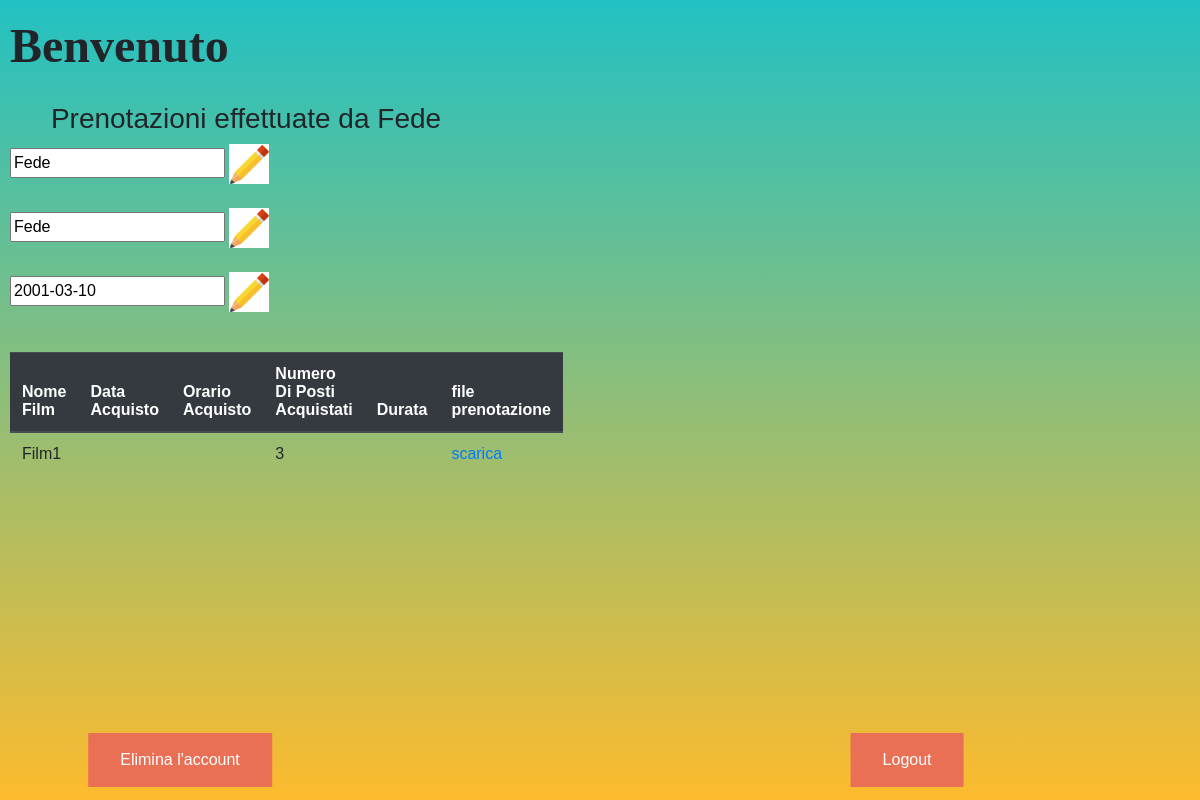
Before: /esPHP/TheCinema/AreaPersonale/areaLogin.php (signed in) with the older database file.
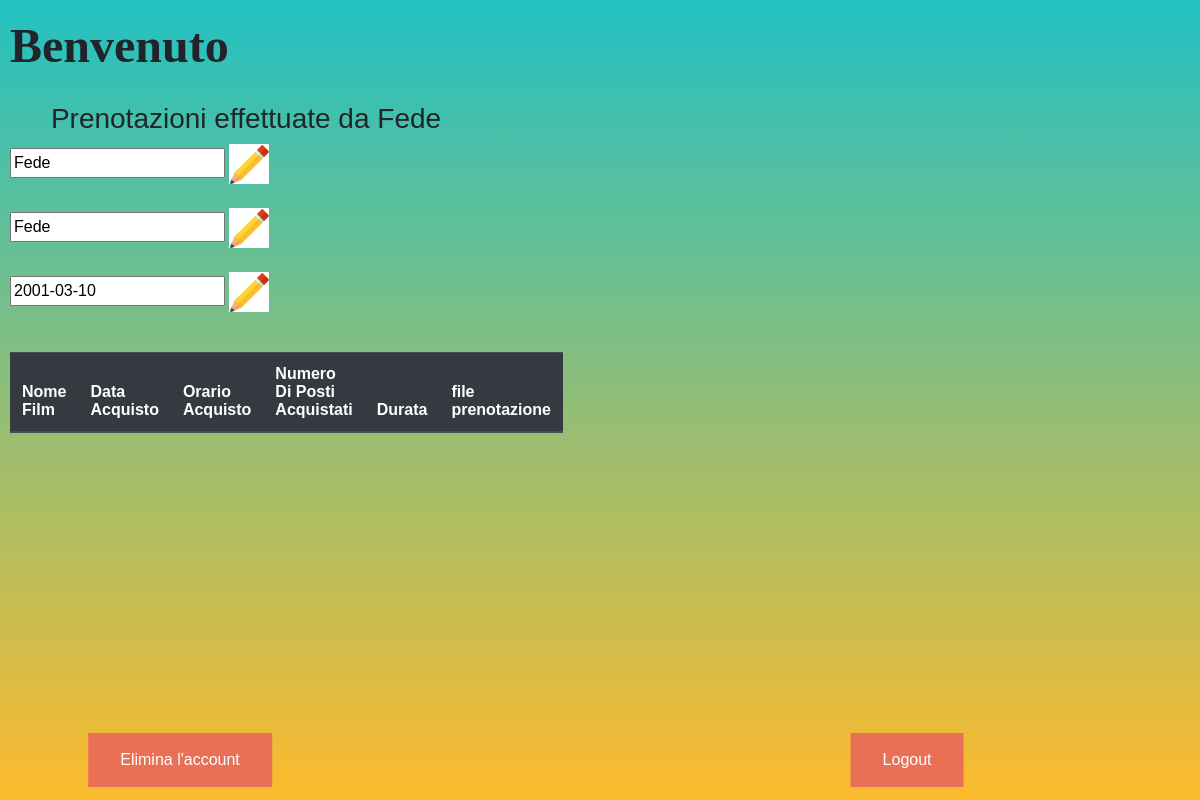
After: the same page with the newer database file.
### tables this page shows
CREATE TABLE `acquistabiglietto` (
  `codTransazione` int(11) NOT NULL,
  `oraAcquisto` time DEFAULT NULL,
  `dataAcquisto` date DEFAULT NULL,
  `idCliente` int(11) DEFAULT NULL,
  `idProiezione` int(11) DEFAULT NULL,
  `id_posto` int(11) DEFAULT NULL,
  `QRCode` varchar(128) DEFAULT NULL,
  `randomString` varchar(128) DEFAULT NULL
);

CREATE TABLE `film` (
  `codiceFilm` int(11) NOT NULL,
  `nome` varchar(32) DEFAULT NULL,
  `dataInizioProiezione` date DEFAULT NULL,
  `dataFineProiezione` date DEFAULT NULL,
  `durata` time DEFAULT NULL,
  `foto` varchar(64) DEFAULT NULL
);

### esPHP/TheCinema/AreaPersonale/areaLogin.php (the view, shortened to what the changed rows need)
<html>
	<head>
		<link rel="stylesheet" href="https://stackpath.bootstrapcdn.com/bootstrap/4.4.1/css/bootstrap.min.css">
	</head>
	<body>
		<?php
			$ip = $_SERVER['SERVER_NAME'];
			$porta = $_SERVER['SERVER_PORT'];
			include "connessione.php";
			$u = $_SESSION["user"];
			$sql = "select f.*, p.*, acqb.*,count(acqb.codTransazione) as num_posti_comprati,p.dataProiezione,acqb.codTransazione from acquistabiglietto acqb join utente u on(acqb.idCliente = u.idUtente)
				join proiezione p on(acqb.idProiezione = p.idProiezione)
				join film f on(p.codiceFilm = f.codiceFilm) where u.username = \"$u\"
				group by acqb.randomString";
			$result = $conn->query($sql);
			$msg = " <h3 align=\"center\">Prenotazioni effettuate da $u</h3> <table  class=\"table\">
									<thead class=\"thead-dark\">
										<tr>
											<th scope=\"col\">Nome Film</th>
											<th scope=\"col\">Data Acquisto</th>
											<th scope=\"col\">Orario Acquisto</th>
											<th scope=\"col\">Numero Di Posti Acquistati</th>
											<th scope=\"col\">Durata</th>
											<th scope=\"col\">file prenotazione</th>
										</tr>
									</thead>
									<tbody>";
									$dataOggi=date("Y/m/d");
			if($result->num_rows > 0){
				while($row = $result->fetch_assoc()) {
					$codTrans= $row["codTransazione"];
					$dataProiezione=$row['dataProiezione'];
						if($dataOggi<$dataProiezione){
						$msg .= "<tr> <td scope=\"row\">  " . $row['nome'] . "</td>
												<td>" . $row['dataAcquisto'] . "</td>
												<td>" . $row['oraAcquisto'] . "</td>
												<td>" . $row['num_posti_comprati'] . "</td>
												<td>" . $row['durata'] . "</td>
											</tr>";
						}else{
							$msg .= "<tr> <td scope=\"row\">  " . $row['nome'] . "</td>
													<td>" . $row['dataAcquisto'] . "</td>
													<td>" . $row['oraAcquisto'] . "</td>
													<td>" . $row['num_posti_comprati'] . "</td>
													<td>" . $row['durata'] . "</td>
													<td> <a href=\"ricreaPdfPrenotazione/creaPDF.php?codTransazione=$codTrans\" >scarica<a> </td>
												</tr>";
						}
				}
			}
			$msg .= "	</tbody>";
			$username=$_SESSION["usrLogin"];
			$mail=$_SESSION["mailLogin"];
			$dataNascita=$_SESSION["dataLogin"];
				if(isset($_GET["campo"])){
					$campoDaModificare=$_GET["campo"];
					if($campoDaModificare=="usr"){
						$_SESSION["modificoUsr"]=1;
						$_SESSION["modificoData"]=null;
						$_SESSION["modificaMail"]=null;
						$_SESSION["editMode"]=1;
					}
					if($campoDaModificare=="mail"){
						$_SESSION["modificoMail"]=1;
						$_SESSION["modificoData"]=null;
						$_SESSION["modificoUsr"]=null;
						$_SESSION["editMode"]=1;
					}
					if($campoDaModificare=="dataNascita"){
						$_SESSION["modificoData"]=1;
						$_SESSION["modificoUsr"]=null;
						$_SESSION["modificoMail"]=null;
						$_SESSION["editMode"]=1;
					}
					$_SESSION["editMode"]=null;
					if(isset($_SESSION["modificoUsr"])){
						$msg.="<form method=\"post\" action=\"modificaAccount.php\">
						<input type=\"text\" name=\"editUsr\" value=\"$username\" ><input type=\"submit\" value=\"Aggiorna\"/><br><br>
						<input type=\"text\" name=\"mail\" value=\"$mail\" readonly><br><br>
						<input type=\"text\" name=\"data\" value=\"$dataNascita\" readonly><br><br>
						</form>";
						$_SESSION["editMode"]=null;
					}else{
						if(isset($_SESSION["modificoMail"])){
							$msg.="<form method=\"post\" action=\"modificaAccount.php\">
							<input type=\"text\" name=\"usr\" value=\"$username\" readonly><br><br>
							<input type=\"text\" name=\"editMail\" value=\"$mail\" ><input type=\"submit\" value=\"Aggiorna\"/><br><br>
							<input type=\"text\" name=\"data\" value=\"$dataNascita\" readonly><br><br>
							</form>";
							$_SESSION["editMode"]=null;
						}else{
							if(isset($_SESSION["modificoData"])){
								$msg.="<form method=\"post\" action=\"modificaAccount.php\">
								<input type=\"text\" name=\"usr\" value=\"$username\" readonly><br><br>
								<input type=\"text\" name=\"mail\" value=\"$mail\" readonly><br><br>";
								$data = date("Y-m-d");
								$msg.="<input type=\"date\" name=\"editData\" value=\"$dataNascita\" min=\"1950-01-01\" max=\"$data\" ><input type=\"submit\" value=\"Aggiorna\"/><br><br>
								</form>";
								$_SESSION["editMode"]=null;
							}
						}
					}
				}else{
					if(!isset(	$_SESSION["editMode"])){
						$msg.="
						<input type=\"text\" name=\"usr\" value=\"$username\" readonly><a href=\"http://$ip:$porta/esPHP/TheCinema/AreaPersonale/areaLogin.php?campo=usr\" > <img  width=\"40px\" height=\"40px\" src=\" http://" .$ip .":" .$porta ."/esPHP/TheCinema/Immagini/pen.png\" /></a><br><br>
						<input type=\"text\" name=\"mail\" value=\"$mail\" readonly><a href=\"http://$ip:$porta/esPHP/TheCinema/AreaPersonale/areaLogin.php?campo=mail\" > <img  width=\"40px\" height=\"40px\" src=\"http://" .$ip .":" .$porta ."/esPHP/TheCinema/Immagini/pen.png\" /></a><br><br>
						<input type=\"text\" name=\"data\" value=\"$dataNascita\" readonly><a href=\"http://$ip:$porta/esPHP/TheCinema/AreaPersonale/areaLogin.php?campo=dataNascita\" > <img  width=\"40px\" height=\"40px\" src=\"http://" .$ip .":" .$porta ."/esPHP/TheCinema/Immagini/pen.png\" /></a><br><br>
									";
					}
				}
			echo "<div class=\"b_container\">
							<div class=\"left_tpart\">
								$msg
							</div>
						</div>";
?>
</body>
</html>

Changed rows visible on the page:
removed acquistabiglietto: film.nome "Film1", num_posti_comprati "3"
